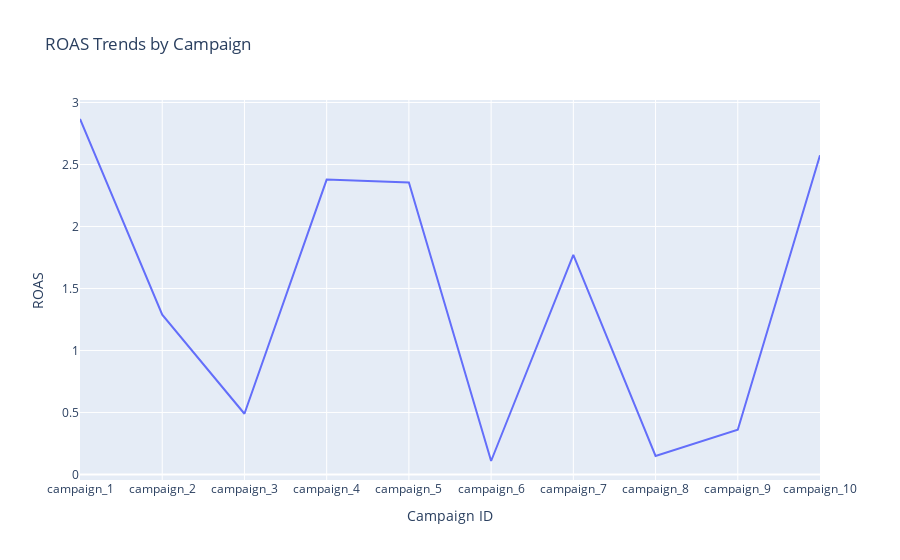

Notebook source saved alongside this figure:
### Code cell
visualize_roas_trends(data)

### Figure 1 — Plotly figure (JSON) as saved in the notebook; plotly's stock layout.template omitted (floating-point values rounded to 4 significant figures)
{"data": [{"hovertemplate": "Campaign ID=%{x}<br>ROAS=%{y}<extra></extra>", "legendgroup": "", "line": {"color": "#636efa", "dash": "solid"}, "marker": {"size": 12, "symbol": "circle"}, "mode": "lines", "name": "", "orientation": "v", "showlegend": false, "type": "scatter", "x": ["campaign_1", "campaign_2", "campaign_3", "campaign_4", "campaign_5", "campaign_6", "campaign_7", "campaign_8", "campaign_9", "campaign_10"], "xaxis": "x", "y": [2.867, 1.289, 0.4894, 2.378, 2.355, 0.1085, 1.771, 0.149, 0.3606, 2.574], "yaxis": "y"}], "layout": {"legend": {"tracegroupgap": 0}, "title": {"text": "ROAS Trends by Campaign"}, "xaxis": {"anchor": "y", "domain": [0, 1], "title": {"text": "Campaign ID"}}, "yaxis": {"anchor": "x", "domain": [0, 1], "title": {"text": "ROAS"}}}}
